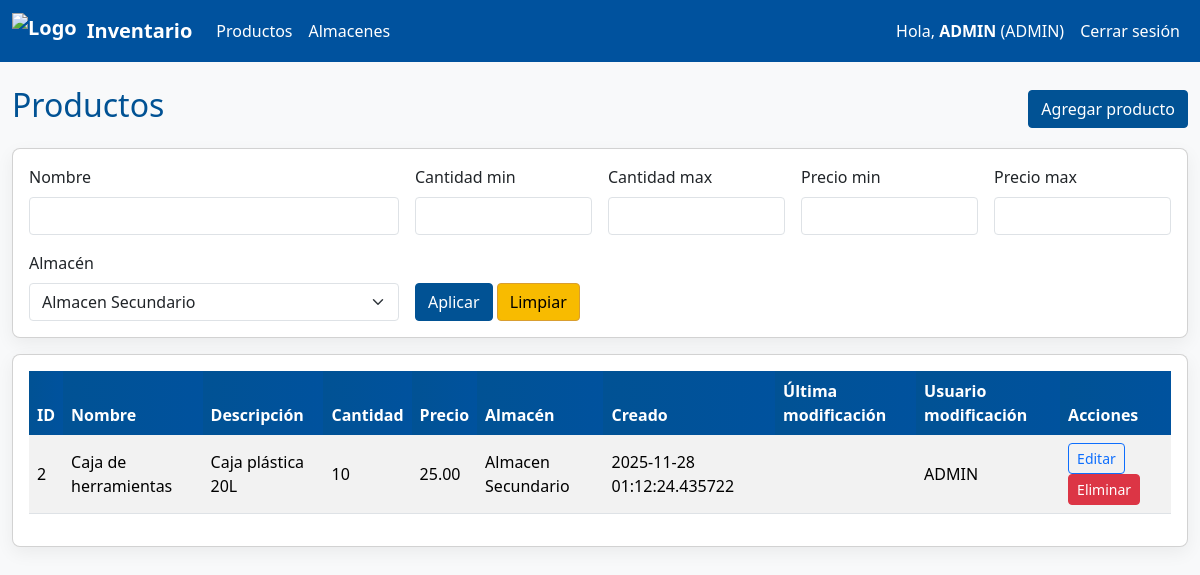
The page /productos/?almacen_id=2 (signed in) on the database its author committed.
### app/models.py (models this page shows, shortened)
class User(UserMixin, db.Model):
    __tablename__ = 'usuarios'
    nombre = db.Column(db.String(64), primary_key=True)  # usar nombre como PK según requerimiento
    password = db.Column(db.String(255), nullable=False)
    fecha_hora_ultimo_inicio = db.Column(db.DateTime, nullable=True)
    rol = db.Column(db.String(20), nullable=False)

class Producto(db.Model):
    __tablename__ = 'productos'
    id = db.Column(db.Integer, primary_key=True)
    nombre = db.Column(db.String(200), nullable=False)
    descripcion = db.Column(db.Text, nullable=True)
    cantidad = db.Column(db.Integer, nullable=False, default=0)
    precio = db.Column(db.Float, nullable=False, default=0.0)
    almacen_id = db.Column(db.Integer, db.ForeignKey('almacenes.id'), nullable=True)
    almacen = db.relationship('Almacen', back_populates='productos')
    fecha_hora_creacion = db.Column(db.DateTime, nullable=False, default=datetime.utcnow)
    fecha_hora_ultima_modificacion = db.Column(db.DateTime, nullable=True, onupdate=datetime.utcnow)
    ultimo_usuario_en_modificar = db.Column(db.String(64), nullable=True)

class Almacen(db.Model):
    __tablename__ = 'almacenes'
    id = db.Column(db.Integer, primary_key=True)
    nombre = db.Column(db.String(200), nullable=False)
    fecha_hora_creacion = db.Column(db.DateTime, nullable=False, default=datetime.utcnow)
    fecha_hora_ultima_modificacion = db.Column(db.DateTime, nullable=True, onupdate=datetime.utcnow)
    ultimo_usuario_en_modificar = db.Column(db.String(64), nullable=True)
    productos = db.relationship('Producto', back_populates='almacen', cascade="all, delete-orphan")

### app/products.py (the view)
@bp.route('/')
@login_required
def list():
    q = Producto.query.join(Almacen, isouter=True)
    nombre = request.args.get('nombre')
    if nombre:
        q = q.filter(Producto.nombre.ilike(f'%{nombre}%'))
    try:
        cmin = request.args.get('cantidad_min')
        if cmin is not None and cmin != '':
            q = q.filter(Producto.cantidad >= int(cmin))
        cmax = request.args.get('cantidad_max')
        if cmax is not None and cmax != '':
            q = q.filter(Producto.cantidad <= int(cmax))
    except ValueError:
        pass
    try:
        pmin = request.args.get('precio_min')
        if pmin is not None and pmin != '':
            q = q.filter(Producto.precio >= float(pmin))
        pmax = request.args.get('precio_max')
        if pmax is not None and pmax != '':
            q = q.filter(Producto.precio <= float(pmax))
    except ValueError:
        pass
    almacen_id = request.args.get('almacen_id')
    if almacen_id:
        q = q.filter(Producto.almacen_id == int(almacen_id))
    productos = q.all()
    almacenes = Almacen.query.all()
    return render_template('list.html', productos=productos, almacenes=almacenes)

### app/models.py (called while the page is built)
@login_manager.user_loader
def load_user(user_id):
    return User.query.get(user_id)

### app/templates/products/list.html (shortened to what this page needs)
{% extends "base.html" %}
{% block content %}
<div class="d-flex justify-content-between align-items-center mb-3">
  <h2>Productos</h2>
  {% if current_user.is_authenticated and (current_user.rol == 'ADMIN' or current_user.rol == 'PRODUCTOS') %}
    <a class="btn btn-primary btn-rounded" href="{{ url_for('products.create') }}">Agregar producto</a>
  {% endif %}
</div>
<div class="card mb-3 p-3">
  <form class="row g-3" method="get">
    <div class="col-md-4">
      <label class="form-label">Nombre</label>
      <input name="nombre" class="form-control" value="{{ request.args.get('nombre','') }}">
    </div>
    <div class="col-md-2">
      <label class="form-label">Cantidad min</label>
      <input name="cantidad_min" class="form-control" value="{{ request.args.get('cantidad_min','') }}">
    </div>
    <div class="col-md-2">
      <label class="form-label">Cantidad max</label>
      <input name="cantidad_max" class="form-control" value="{{ request.args.get('cantidad_max','') }}">
    </div>
    <div class="col-md-2">
      <label class="form-label">Precio min</label>
      <input name="precio_min" class="form-control" value="{{ request.args.get('precio_min','') }}">
    </div>
    <div class="col-md-2">
      <label class="form-label">Precio max</label>
      <input name="precio_max" class="form-control" value="{{ request.args.get('precio_max','') }}">
    </div>
    <div class="col-md-4">
      <label class="form-label">Almacén</label>
      <select name="almacen_id" class="form-select">
        {% for a in almacenes %}
        <option value="{{ a.id }}" {% if request.args.get('almacen_id')==a.id|string %}selected{% endif %}>{{ a.nombre }}</option>
        {% endfor %}
      </select>
    </div>
    <div class="col-md-4 align-self-end">
      <button class="btn btn-primary btn-rounded">Aplicar</button>
      <a class="btn btn-secondary btn-rounded" href="{{ url_for('products.list') }}">Limpiar</a>
    </div>
  </form>
</div>
<div class="card p-3">
  <div class="table-responsive">
    <table class="table table-striped">
      <thead>
        <tr>
          <th>ID</th><th>Nombre</th><th>Descripción</th><th>Cantidad</th><th>Precio</th><th>Almacén</th><th>Creado</th><th>Última modificación</th><th>Usuario modificación</th><th>Acciones</th>
        </tr>
      </thead>
      <tbody>
        {% for p in productos %}
        <tr>
          <td>{{ p.id }}</td>
          <td>{{ p.nombre }}</td>
          <td>{{ p.descripcion or '' }}</td>
          <td>{{ p.cantidad }}</td>
          <td>{{ "{:.2f}".format(p.precio) }}</td>
          <td>{{ p.almacen.nombre if p.almacen else '-' }}</td>
          <td>{{ p.fecha_hora_creacion }}</td>
          <td>{{ p.fecha_hora_ultima_modificacion or '' }}</td>
          <td>{{ p.ultimo_usuario_en_modificar or '' }}</td>
          <td>
            {% if current_user.is_authenticated and (current_user.rol == 'ADMIN' or current_user.rol == 'PRODUCTOS') %}
              <a class="btn btn-sm btn-outline-primary btn-rounded" href="{{ url_for('products.edit', id=p.id) }}">Editar</a>
              <form method="post" action="{{ url_for('products.delete', id=p.id) }}" style="display:inline;" onsubmit="return confirm('¿Seguro que desea eliminar este producto?');">
                <button class="btn btn-sm btn-danger btn-rounded">Eliminar</button>
              </form>
            {% else %}
              <span class="text-muted">No autorizado</span>
            {% endif %}
          </td>
        </tr>
        {% else %}
        <tr><td colspan="10">No hay productos.</td></tr>
        {% endfor %}
      </tbody>
    </table>
  </div>
</div>
{% endblock %}

### app/templates/base.html (shortened to what this page needs)
<!doctype html>
<html lang="es">
<head>
  <link href="https://cdn.jsdelivr.net/npm/bootstrap@5.3.2/dist/css/bootstrap.min.css" rel="stylesheet">
  <link rel="stylesheet" href="{{ url_for('static', filename='css/style.css') }}">
</head>
<body class="bg-light">
<nav class="navbar navbar-expand-lg navbar-dark bg-unison">
  <div class="container-fluid">
    <a class="navbar-brand d-flex align-items-center" href="{{ url_for('index') }}">
      <img src="{{ url_for('static', filename='images/Escudo-Color.png') }}" alt="Logo" style="height:36px; margin-right:10px;">
      <span>Inventario</span>
    </a>
    <div class="collapse navbar-collapse" id="mainNav">
      <ul class="navbar-nav me-auto mb-2 mb-lg-0">
        <li class="nav-item"><a class="nav-link" href="{{ url_for('products.list') }}">Productos</a></li>
        <li class="nav-item"><a class="nav-link" href="{{ url_for('warehouses.list') }}">Almacenes</a></li>
      </ul>
      <ul class="navbar-nav ms-auto">
        {% if current_user.is_authenticated %}
          <li class="nav-item">
            <span class="nav-link">Hola, <strong>{{ current_user.nombre }}</strong> ({{ current_user.rol }})</span>
          </li>
          <li class="nav-item"><a class="nav-link" href="{{ url_for('auth.logout') }}">Cerrar sesión</a></li>
        {% else %}
          <li class="nav-item"><a class="nav-link" href="{{ url_for('auth.login') }}">Iniciar sesión</a></li>
        {% endif %}
      </ul>
    </div>
  </div>
</nav>
<div class="container mt-4">
  {% block content %}{% endblock %}
</div>
</body>
</html>

### app/static/css/style.css (style rules this page uses)
:root { --azul-unison:#00529e; --azul-oscuro:#015294; --dorado:#f8bb00; --dorado-oscuro:#d99e30; --radio: 4px; }
body { font-family: "Segoe UI", "Segoe UI Historic", system-ui, -apple-system, Roboto, "Helvetica Neue", Arial, sans-serif; color: #111; }
.container { max-width: 1200px; }
.bg-unison { background-color: var(--azul-unison) !important; }
.navbar .nav-link { color: #fff !important; }
.navbar .navbar-brand { color: #fff !important; font-weight:600; }
.btn-rounded { border-radius: var(--radio) !important; }
.btn { border-radius: var(--radio) !important; }
input.form-control, textarea.form-control, select.form-select { border-radius: var(--radio) !important; }
.btn-primary { background-color: var(--azul-oscuro) !important; border-color: var(--azul-oscuro) !important; color: #fff !important; }
.btn-secondary { background-color: var(--dorado) !important; border-color: var(--dorado-oscuro) !important; color: #000 !important; }
.card { border-radius: 8px; box-shadow: 0 6px 18px rgba(0,0,0,0.06); }
.table thead th { background: linear-gradient(90deg, var(--azul-oscuro), var(--azul-unison)); color: #fff; border-bottom: none; }
.table tbody td { vertical-align: middle; }
h1, h2, h3 { color: var(--azul-oscuro); }

### app/templates/base.html (style rules this page uses)
body { font-family: "Segoe UI", "Segoe UI Historic", system-ui, -apple-system, Roboto, "Helvetica Neue", Arial, sans-serif; }

### rows shown on the page
User: nombre "ADMIN", rol "ADMIN"
Producto: id "2", nombre "Caja de herramientas", descripcion "Caja plástica 20L", cantidad "10", precio "25.00", almacen "Almacen Secundario", fecha_hora_creacion "2025-11-28 01:12:24.435722", ultimo_usuario_en_modificar "ADMIN"

### other values the page prints
form field almacen_id "Almacen Secundario"
